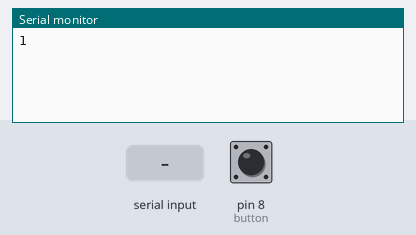
Simulated run of this sketch. Board: Arduino Uno, built with avr-gcc and run on an emulated ATmega328P. Parts: the last lines printed to the serial monitor. The test bench sets the inputs (shaded band); at power-on: pin 8 (button) HIGH.

Above: at 1.2 s.
1.3 s: pin 8 (button) pulled LOW for 0.15 s
At 2.6 s:
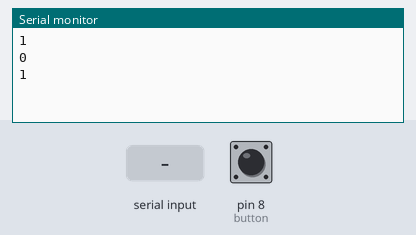
2.9 s: "2" received over the second serial link
At 3.4 s:
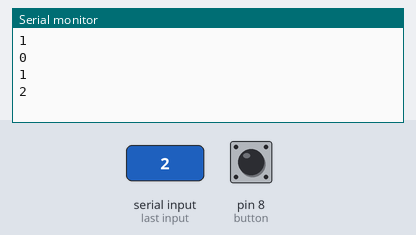
Timing chart, 0 to 5.9 s (numbered marks = the images above; inputs shaded):
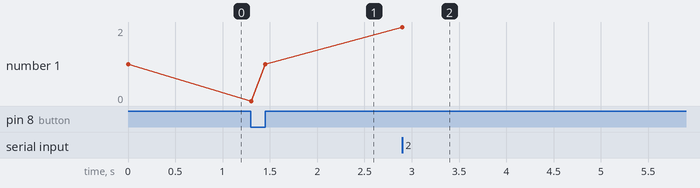

The sketch:

transmitter.ino
```cpp
#include <SoftwareSerial.h>

#define tx 3
#define rx 2
#define button 8

int oldValue;
int newValue;

SoftwareSerial hc12(tx, rx);

void setup() {
  Serial.begin(9600);
  hc12.begin(9600);
  pinMode(button, INPUT_PULLUP);
}

void loop() {
  newValue=digitalRead(button);

  if(hc12.available())
  {
    Serial.write(hc12.read());
  }
  if(Serial.available())
  {
    hc12.write(Serial.read());
  }

  if(oldValue != newValue)
  {
    hc12.write(newValue);
    Serial.println(newValue);
    oldValue = newValue;
  }

}
```

Measured:
- after the input at 1.3 s, the serial monitor: prints a new line at once (image 1)
- after the input at 2.9 s, the serial monitor: prints a new line at once (image 2)
- plotted number 1: 1 → 2 after the input at 2.9 s
